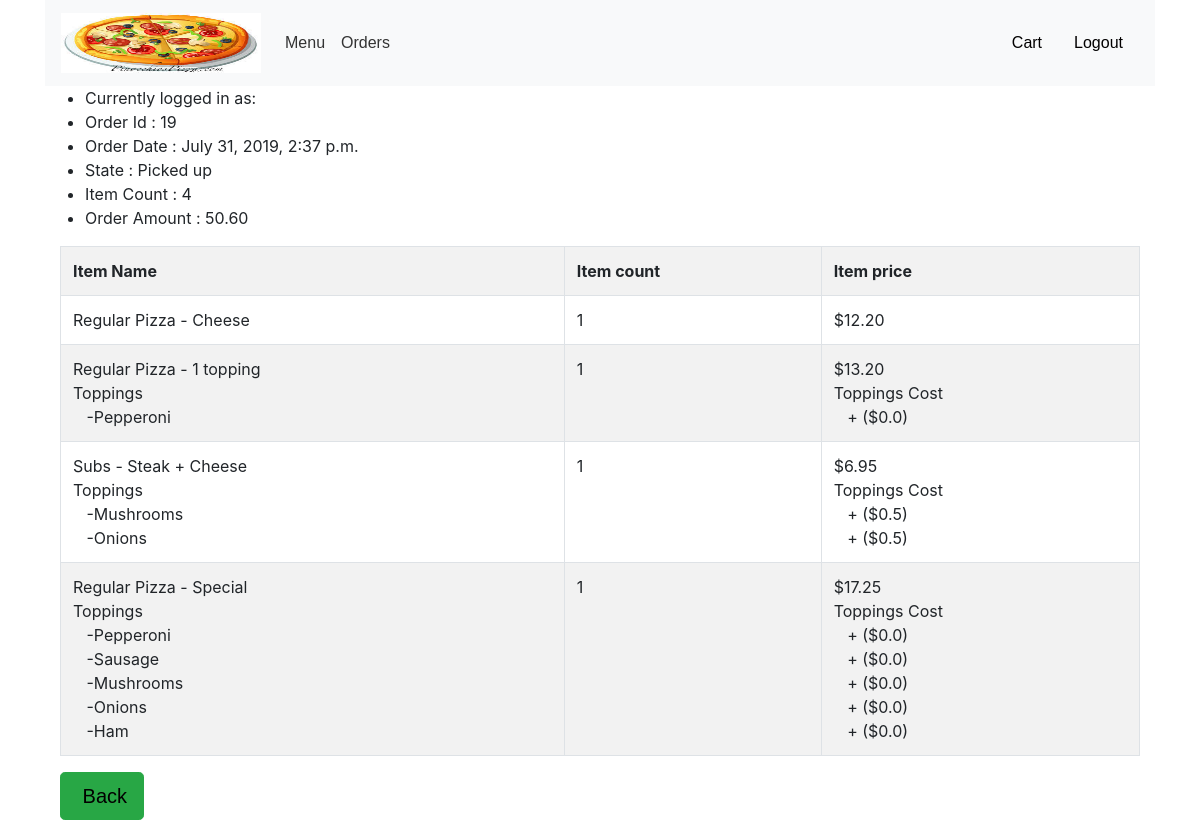
The app's page /order/19 with its own data.
### orders/models.py (models this page shows, shortened)
class CustomerOrder(models.Model):
    itemCount = models.IntegerField()
    orderAmount = models.DecimalField(max_digits=5, decimal_places=2)
    orderTime = models.DateTimeField()
    orderState = models.ForeignKey(OrderState, on_delete=models.CASCADE, related_name="orderstates")
    userId = models.IntegerField(null=False)

class OrderState(models.Model):
    name = models.CharField(max_length=20)

class CustomerOrderLineItem(models.Model):
    itemCount = models.IntegerField()
    perItemPrice = models.DecimalField(max_digits=5, decimal_places=2)
    topping_cost = models.DecimalField(max_digits=5, decimal_places=2)
    itemName = models.CharField(max_length=64)
    categoryName = models.CharField(max_length=64)
    itemSizeName = models.CharField(max_length=64)
    topping_list = models.CharField(max_length=500)
    order = models.ForeignKey(CustomerOrder, on_delete=models.CASCADE, related_name="orderitems")

### orders/views.py (the view)
# urls.py: path("order/<int:order_id>", views.order, name="order"), # url for accessing order details of a specific order
def order(request, order_id):
    try:
        return_order = fetch_order_details(request, order_id)
    except CustomerOrder.DoesNotExist:
        raise Http404("Order does not exists.")
    context = {
        "order": return_order
    }
    return render(request, "orders/order-details.html", context)

### orders/templates/orders/order-details.html (shortened to what this page needs)
{% extends "orders/logged-in-layout.html" %}
{% block body %}
    <ul>
        {% if request.user.is_superuser %}
            <li>Order Placed by : {{ order.first_name }} {{ order.first_name }}({{ order.username }})</li>
        {% else %}
            <li>Currently logged in as: {{ user.username }}</li>
        {% endif %}
        <li> Order Id : {{ order.order_id }}</li>
        <li> Order Date : {{ order.order_time }}</li>
        <li> State : {{ order.order_state }}</li>
        <li> Item Count : {{ order.item_count }}</li>
        <li> Order Amount : {{ order.order_amount }}</li>
    </ul>
    <div class="container">
        <table class="table table-bordered table-striped" id="carttable">
            <tr>
                <th>
                    Item Name
                </th>
                <th>
                    Item count
                </th>
                <th>
                    Item price
                </th>
            </tr>
            {% for item in order.items %}
                <tr id="row{{ item.unique_item_id }}">
                    <td>
                        {{ item.cat_name }} - {{ item.item_name }}
                        {% if item.topping_list|length > 0 %}
                            <br/>Toppings
                            {% for topping in item.topping_list %}
                                <br/>&nbsp;&nbsp;&nbsp;-{{ topping.topping_name }}
                            {% endfor %}
                        {% endif %}
                    </td>
                    <td>
                        {{ item.item_count }}
                    </td>
                    <td>
                        ${{ item.item_price }}
                        {% if item.topping_list|length > 0 %}
                            <br/>Toppings Cost
                            {% for topping in item.topping_list %}
                                <br/>&nbsp;&nbsp;&nbsp;+ (${{ topping.price }})
                            {% endfor %}
                        {% endif %}
                    </td>
                </tr>
            {% endfor %}
        </table>
    </div>
    <div class="container">
        <div class="pull-left">
            <button type="button" class="btn btn-success btn-default btn-block btn-lg" id="back"
                    name="placeorder">
                <a href="{% url 'order_history' %}">&nbsp;Back</a>
            </button>
        </div>
    </div>
{% endblock %}

### orders/static/orders/styles.css (style rules this page uses)
a { color: #050000; font-family: sans-serif; }
a:link { color: #020000; }
body { font-family: sans-serif; }

### records on screen
CustomerOrder: order_time "July 31, 2019, 2:37 p.m.", order_amount "50.60"
OrderState: order_state "Picked up"
CustomerOrderLineItem: cat_name "Regular Pizza", item_name "Cheese", item_price "12.20"
CustomerOrderLineItem: cat_name "Regular Pizza", item_name "1 topping", item_price "13.20"
CustomerOrderLineItem: cat_name "Subs", item_name "Steak + Cheese", item_price "6.95"
CustomerOrderLineItem: cat_name "Regular Pizza", item_name "Special", item_price "17.25"

### other values on screen
{{ order.order_id }} "19"
{{ order.item_count }} "4"
{{ item.item_count }} "1" "1" "1" "1"
{{ topping.topping_name }} "Pepperoni" "Mushrooms" "Onions" "Pepperoni" "Sausage" "Mushrooms" "Onions" "Ham"
{{ topping.price }} "0.0" "0.5" "0.5" "0.0" "0.0" "0.0" "0.0" "0.0"
